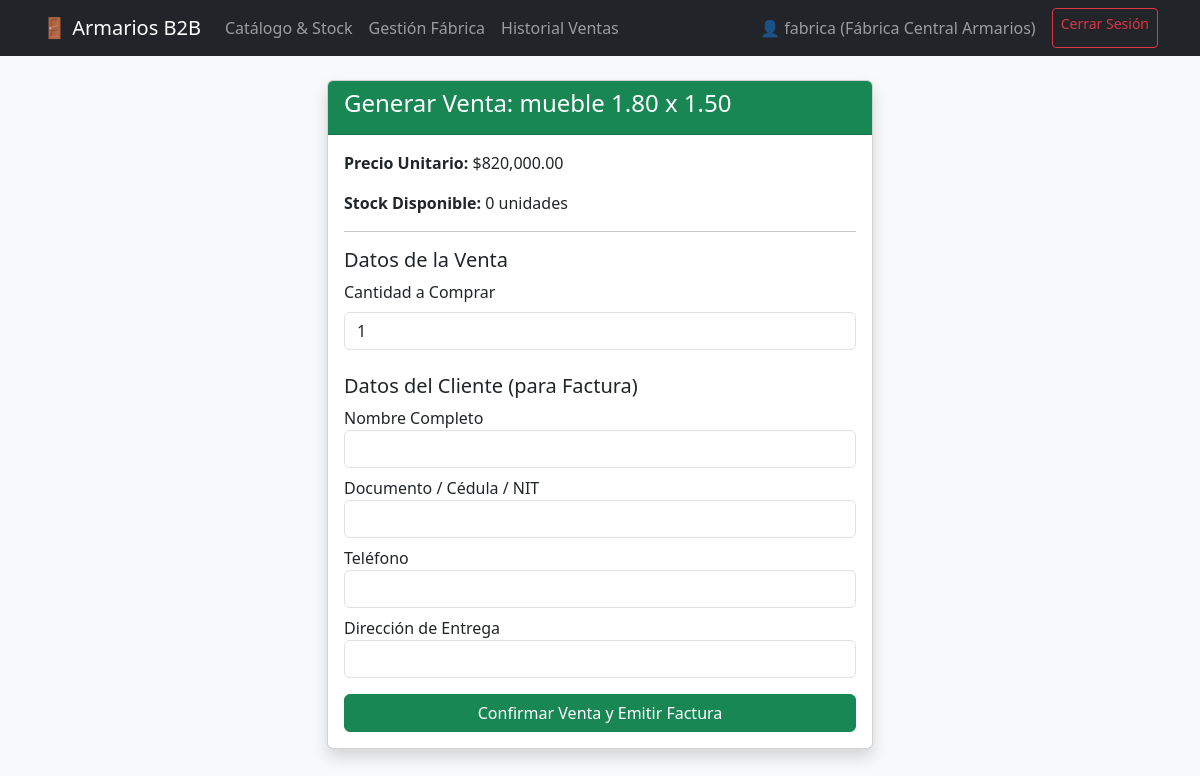
Page /venta/nueva/1 (signed in) on the committed database.
### app.py (models this page shows, shortened)
class Usuario(UserMixin, db.Model):
    __tablename__ = 'usuarios'
    id = db.Column(db.Integer, primary_key=True)
    username = db.Column(db.String(50), unique=True, nullable=False)
    password_hash = db.Column(db.String(255), nullable=False)
    rol = db.Column(db.String(20), nullable=False) # 'fabrica' o 'vendedor'
    nombre_local = db.Column(db.String(100), nullable=True)

class Mueble(db.Model):
    __tablename__ = 'muebles'
    id = db.Column(db.Integer, primary_key=True)
    nombre = db.Column(db.String(100), nullable=False)
    descripcion = db.Column(db.Text, nullable=True)
    precio = db.Column(db.Float, nullable=False)
    stock = db.Column(db.Integer, nullable=False, default=0)
    imagen = db.Column(db.String(255), nullable=True, default='default.jpg')

### app.py (the view, shortened to what this page needs)
@app.route('/venta/nueva/<int:mueble_id>', methods=['GET', 'POST'])
@login_required
def nueva_venta(mueble_id):
    mueble = Mueble.query.get_or_404(mueble_id)
    return render_template('nueva_venta.html', mueble=mueble)

### app.py (called while the page is built)
@login_manager.user_loader
def load_user(user_id):
    return Usuario.query.get(int(user_id))

### templates/nueva_venta.html
{% extends "base.html" %}
{% block content %}
<div class="row justify-content-center">
    <div class="col-md-6">
        <div class="card shadow">
            <div class="card-header bg-success text-white">
                <h4>Generar Venta: {{ mueble.nombre }}</h4>
            </div>
            <div class="card-body">
                <p><strong>Precio Unitario:</strong> ${{ "{:,.2f}".format(mueble.precio) }}</p>
                <p><strong>Stock Disponible:</strong> {{ mueble.stock }} unidades</p>
                <hr>
                <form method="POST">
                    <h5>Datos de la Venta</h5>
                    <div class="mb-3">
                        <label class="form-label">Cantidad a Comprar</label>
                        <input type="number" name="cantidad" value="1" min="1" max="{{ mueble.stock }}" class="form-control" required>
                    </div>
                    <h5 class="mt-4">Datos del Cliente (para Factura)</h5>
                    <div class="mb-2"><label>Nombre Completo</label><input type="text" name="cliente_nombre" class="form-control" required></div>
                    <div class="mb-2"><label>Documento / Cédula / NIT</label><input type="text" name="cliente_documento" class="form-control" required></div>
                    <div class="mb-2"><label>Teléfono</label><input type="text" name="cliente_telefono" class="form-control"></div>
                    <div class="mb-3"><label>Dirección de Entrega</label><input type="text" name="cliente_direccion" class="form-control"></div>
                    <button type="submit" class="btn btn-success w-100">Confirmar Venta y Emitir Factura</button>
                </form>
            </div>
        </div>
    </div>
</div>
{% endblock %}

### templates/base.html (shortened to what this page needs)
<!DOCTYPE html>
<html lang="es">
<head>
    <link href="https://cdn.jsdelivr.net/npm/bootstrap@5.3.0/dist/css/bootstrap.min.css" rel="stylesheet">
</head>
<body class="bg-light">
    <nav class="navbar navbar-expand-lg navbar-dark bg-dark mb-4">
        <div class="container">
            <a class="navbar-brand" href="{{ url_for('catalogo') }}">🚪 Armarios B2B</a>
            {% if current_user.is_authenticated %}
            <div class="navbar-nav me-auto">
                <a class="nav-link" href="{{ url_for('catalogo') }}">Catálogo & Stock</a>
                {% if current_user.rol == 'fabrica' %}
                <a class="nav-link" href="{{ url_for('gestionar_muebles') }}">Gestión Fábrica</a>
                {% endif %}
                <a class="nav-link" href="{{ url_for('historial_ventas') }}">Historial Ventas</a>
            </div>
            <div class="navbar-nav">
                <span class="navbar-text me-3">👤 {{ current_user.username }} ({{ current_user.nombre_local }})</span>
                <a class="btn btn-outline-danger btn-sm" href="{{ url_for('logout') }}">Cerrar Sesión</a>
            </div>
            {% endif %}
        </div>
    </nav>
    <div class="container">
        {% block content %}{% endblock %}
    </div>
</body>
</html>

### rows in the picture
Usuario: username "fabrica", nombre_local "Fábrica Central Armarios"
Mueble: nombre "mueble 1.80 x 1.50", precio "820,000.00", stock "0"
